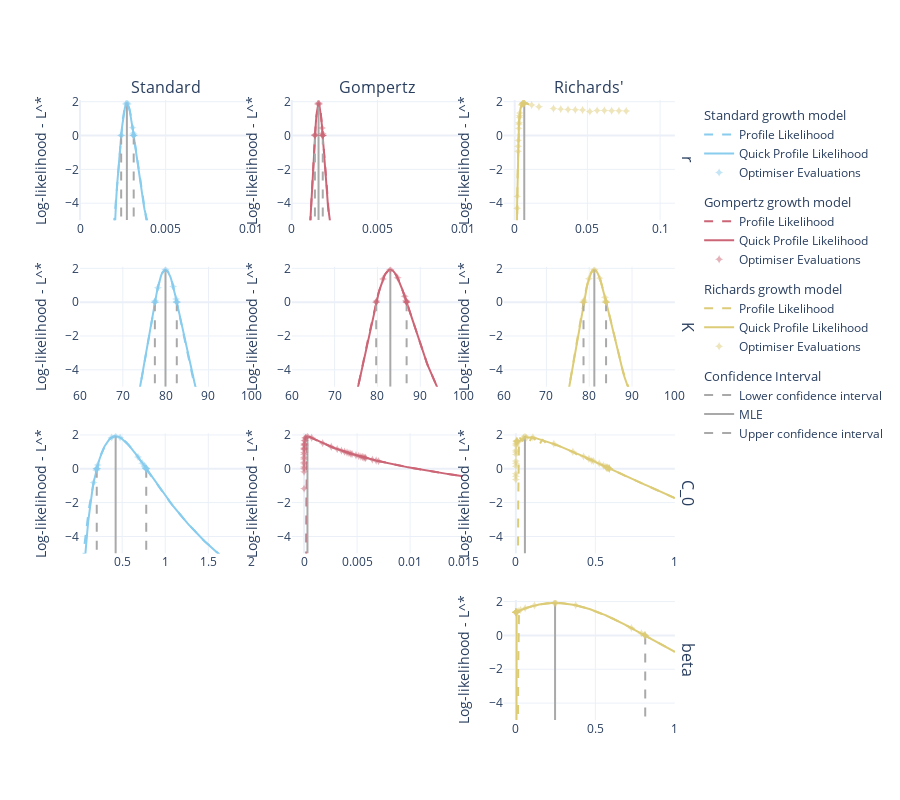
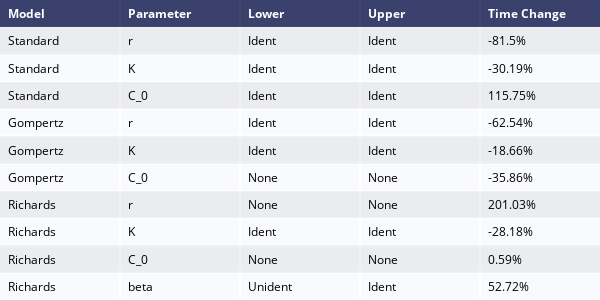

Source (notebook cell) for these figures, in order:
### Code cell
# As we have run the MLE function, this has been set for the start of profile likelihood
opts = {
    # 'optimiser': 'CMAES',
    # 'opt_package': 'pints',
    'method': 'quadratic approx.',
    'max_N_opts': 40,
    'approx shape N': 10,
    'interp': 0,
    'lower_bounds': 0,
    'seed': seed
}
first_l = True
first_MLE = True
first_U = True
fig2 = make_subplots(rows=4, cols=3)
df_ident = pd.DataFrame(columns=["Model", "Parameter", "Lower", "Upper", "Time Change"])
data["PLL"].result = {}
for i_m, data in enumerate(datas):
    print(data['model'])
    data["PLL"].set_options(opts, reset=True)

    if data['model'] == 'Standard':
        names_m = zip(range(0, 3), row_names[:-1])
    elif data['model'] == 'Gompertz':
        names_m = zip(range(0, 3), row_names[:-1])
    else:
        names_m = zip([0, 1, 3, 2], row_names[:])
    data["PLL"].set_param_range(range(0, len(data['bounds'])), bounds=data['bounds'], adapt=False)
    row = 0
    for i_param, param in names_m:
        print("\t", i_param, param)
        row += 1
        timer.reset()
        result = data["PLL"].run(i_param, n_points = 200)
        quick_time = timer.time()
        time_change = (
            quick_time - slow_times[(data['model'], param)]
        )/slow_times[(data['model'], param)]
        time_change = str(round(time_change*100, 2)) + "%"
        identifiability = data["PLL"].result[i_param]['identifiabilty']
        df_ident.loc[len(df_ident.index)] = [
            data['model'], param, identifiability[0], identifiability[1],
            time_change
        ]
        fig2.add_trace(
            go.Scatter(
                name= "Quick Profile Likelihood",
                x=result[0],
                y=result[1],
                mode='lines',
                line=dict(color=disc_col_scale[i_m]),
                showlegend=i_param==0,
                legendgroup=data["model"],
                legendgrouptitle=dict(
                    text=data["model"]+" growth model"
                )
            ), row=row, col=i_m+1
        )
        x_CI, LL_CI, _ = data["PLL"].result[i_param]['CI']
        if identifiability[0]=='Ident':
            fig2.add_trace(
                go.Scatter(
                    name= "Lower confidence interval",
                    x=[x_CI[0], x_CI[0]],
                    y=[LL_CI[0], -5],  # min(result[1, np.isfinite(result[1])])],
                    mode='lines',
                    line=dict(color='darkgrey', dash='dash'),
                    showlegend=first_l,
                    legendgroup="CI",
                    legendgrouptitle=dict(
                        text="Confidence Interval"
                    )
                ), row=row, col=i_m+1
            )
            first_l = False
        fig2.add_trace(
            go.Scatter(
                name= "MLE",
                x=[x_CI[1], x_CI[1]],
                y=[LL_CI[1], -5],   # min(result[1, np.isfinite(result[1])])],
                mode='lines',
                line=dict(color='darkgrey'),
                showlegend=first_MLE,
                legendgroup="CI",
                legendgrouptitle=dict(
                    text="Confidence Interval"
                )
            ), row=row, col=i_m+1
        )
        first_MLE = False
        if identifiability[1]=='Ident':
            fig2.add_trace(
                go.Scatter(
                    name= "Upper confidence interval",
                    x=[x_CI[2], x_CI[2]],
                    y=[LL_CI[2], -5],   # min(result[1, np.isfinite(result[1])])],
                    mode='lines',
                    line=dict(color='darkgrey', dash='dash'),
                    showlegend=first_U,
                    legendgroup="CI",
                    legendgrouptitle=dict(
                    # k=2, w=weights, s=5e-2*len(weights)
                        text="Confidence Interval"
                    )
                ), row=row, col=i_m+1
            )
            first_U = False
        optimiser_points = data["PLL"].result[i_param]['opt points']
        fig2.add_trace(
            go.Scatter(
                name='Optimiser Evaluations',
                x=optimiser_points[0],
                y=optimiser_points[1],
                mode='markers',
                marker=dict(
                    color=disc_col_scale[i_m],
                    symbol="star-diamond",
                    opacity=0.5
                ),
                showlegend=i_param==0,
                legendgroup=data["model"],
            ), row=row, col=i_m+1
        )
fig = go.Figure(data = fig1.data + fig2.data).set_subplots(
    4, 3, column_titles=col_names , row_titles=row_names
)
fig.update_yaxes(range=[-5, 2.1], title = "Log-likelihood - L^*")
fig.update_layout(
    template='plotly_white',
    width=900,
    height=800,
)
fig.write_image(image_file+"/Log_Growth_PLL_QPLL.svg")
fig.show()

df_ident.replace(['Ident', 'Unident', None], ['Identifiable', 'Unidentible', 'Unknown'])
fig3 = ff.create_table(df_ident)
fig3.update_layout(
    width=600,
    height=300,
)
fig3.write_image(image_file+"/Log_Growth_QPLL_Table.svg")
fig3.show()

### Figure 1 — Plotly figure (JSON) as saved in the notebook; plotly's stock layout.template omitted (floating-point values rounded to 4 significant figures; data arrays with more than 128 entries replaced by an {"elided": "..."} marker saying what was removed)
{"data": [{"legendgroup": "Standard", "legendgrouptitle": {"text": "Standard growth model"}, "line": {"color": "rgb(136, 204, 238)", "dash": "dash"}, "mode": "lines", "name": "Profile Likelihood", "showlegend": true, "type": "scatter", "x": {"elided": "200 float values"}, "xaxis": "x", "y": {"elided": "200 float values"}, "yaxis": "y"}, {"legendgroup": "Standard", "legendgrouptitle": {"text": "Standard growth model"}, "line": {"color": "rgb(136, 204, 238)", "dash": "dash"}, "mode": "lines", "name": "Profile Likelihood", "showlegend": false, "type": "scatter", "x": {"elided": "200 float values"}, "xaxis": "x4", "y": {"elided": "200 float values"}, "yaxis": "y4"}, {"legendgroup": "Standard", "legendgrouptitle": {"text": "Standard growth model"}, "line": {"color": "rgb(136, 204, 238)", "dash": "dash"}, "mode": "lines", "name": "Profile Likelihood", "showlegend": false, "type": "scatter", "x": {"elided": "200 float values"}, "xaxis": "x7", "y": {"elided": "200 float values"}, "yaxis": "y7"}, {"legendgroup": "Gompertz", "legendgrouptitle": {"text": "Gompertz growth model"}, "line": {"color": "rgb(204, 102, 119)", "dash": "dash"}, "mode": "lines", "name": "Profile Likelihood", "showlegend": true, "type": "scatter", "x": {"elided": "200 float values"}, "xaxis": "x2", "y": {"elided": "200 float values"}, "yaxis": "y2"}, {"legendgroup": "Gompertz", "legendgrouptitle": {"text": "Gompertz growth model"}, "line": {"color": "rgb(204, 102, 119)", "dash": "dash"}, "mode": "lines", "name": "Profile Likelihood", "showlegend": false, "type": "scatter", "x": {"elided": "200 float values"}, "xaxis": "x5", "y": {"elided": "200 float values"}, "yaxis": "y5"}, {"legendgroup": "Gompertz", "legendgrouptitle": {"text": "Gompertz growth model"}, "line": {"color": "rgb(204, 102, 119)", "dash": "dash"}, "mode": "lines", "name": "Profile Likelihood", "showlegend": false, "type": "scatter", "x": {"elided": "200 float values"}, "xaxis": "x8", "y": {"elided": "200 float values"}, "yaxis": "y8"}, {"legendgroup": "Richards", "legendgrouptitle": {"text": "Richards growth model"}, "line": {"color": "rgb(221, 204, 119)", "dash": "dash"}, "mode": "lines", "name": "Profile Likelihood", "showlegend": true, "type": "scatter", "x": {"elided": "200 float values"}, "xaxis": "x3", "y": {"elided": "200 float values"}, "yaxis": "y3"}, {"legendgroup": "Richards", "legendgrouptitle": {"text": "Richards growth model"}, "line": {"color": "rgb(221, 204, 119)", "dash": "dash"}, "mode": "lines", "name": "Profile Likelihood", "showlegend": false, "type": "scatter", "x": {"elided": "200 float values"}, "xaxis": "x6", "y": {"elided": "200 float values"}, "yaxis": "y6"}, {"legendgroup": "Richards", "legendgrouptitle": {"text": "Richards growth model"}, "line": {"color": "rgb(221, 204, 119)", "dash": "dash"}, "mode": "lines", "name": "Profile Likelihood", "showlegend": false, "type": "scatter", "x": {"elided": "200 float values"}, "xaxis": "x9", "y": {"elided": "200 float values"}, "yaxis": "y9"}, {"legendgroup": "Richards", "legendgrouptitle": {"text": "Richards growth model"}, "line": {"color": "rgb(221, 204, 119)", "dash": "dash"}, "mode": "lines", "name": "Profile Likelihood", "showlegend": false, "type": "scatter", "x": {"elided": "200 float values"}, "xaxis": "x12", "y": {"elided": "200 float values"}, "yaxis": "y12"}, {"legendgroup": "Standard", "legendgrouptitle": {"text": "Standard growth model"}, "line": {"color": "rgb(136, 204, 238)"}, "mode": "lines", "name": "Quick Profile Likelihood", "showlegend": true, "type": "scatter", "x": {"elided": "200 float values"}, "xaxis": "x", "y": {"elided": "200 float values"}, "yaxis": "y"}, {"legendgroup": "CI", "legendgrouptitle": {"text": "Confidence Interval"}, "line": {"color": "darkgrey", "dash": "dash"}, "mode": "lines", "name": "Lower confidence interval", "showlegend": true, "type": "scatter", "x": [0.002403, 0.002403], "xaxis": "x", "y": [0.0005044, -5], "yaxis": "y"}, {"legendgroup": "CI", "legendgrouptitle": {"text": "Confidence Interval"}, "line": {"color": "darkgrey"}, "mode": "lines", "name": "MLE", "showlegend": true, "type": "scatter", "x": [0.002737, 0.002737], "xaxis": "x", "y": [1.92, -5], "yaxis": "y"}, {"legendgroup": "CI", "legendgrouptitle": {"text": "Confidence Interval"}, "line": {"color": "darkgrey", "dash": "dash"}, "mode": "lines", "name": "Upper confidence interval", "showlegend": true, "type": "scatter", "x": [0.003134, 0.003134], "xaxis": "x", "y": [0.0003102, -5], "yaxis": "y"}, {"legendgroup": "Standard", "marker": {"color": "rgb(136, 204, 238)", "opacity": 0.5, "symbol": "star-diamond"}, "mode": "markers", "name": "Optimiser Evaluations", "showlegend": true, "type": "scatter", "x": [0.002403, 0.002405, 0.002678, 0.002737, 0.002797, 0.00307, 0.003116, 0.003129, 0.003133, 0.003134, 0.003134, 0.003134], "xaxis": "x", "y": [0.0005044, 0.02159, 1.859, 1.92, 1.859, 0.4678, 0.1333, 0.03919, 0.0116, 0.003477, 0.00104, 0.0003102], "yaxis": "y"}, {"legendgroup": "Standard", "legendgrouptitle": {"text": "Standard growth model"}, "line": {"color": "rgb(136, 204, 238)"}, "mode": "lines", "name": "Quick Profile Likelihood", "showlegend": false, "type": "scatter", "x": {"elided": "200 float values"}, "xaxis": "x4", "y": {"elided": "200 float values"}, "yaxis": "y4"}, {"legendgroup": "CI", "legendgrouptitle": {"text": "Confidence Interval"}, "line": {"color": "darkgrey", "dash": "dash"}, "mode": "lines", "name": "Lower confidence interval", "showlegend": false, "type": "scatter", "x": [77.48, 77.48], "xaxis": "x4", "y": [0.0001162, -5], "yaxis": "y4"}, {"legendgroup": "CI", "legendgrouptitle": {"text": "Confidence Interval"}, "line": {"color": "darkgrey"}, "mode": "lines", "name": "MLE", "showlegend": false, "type": "scatter", "x": [79.96, 79.96], "xaxis": "x4", "y": [1.92, -5], "yaxis": "y4"}, {"legendgroup": "CI", "legendgrouptitle": {"text": "Confidence Interval"}, "line": {"color": "darkgrey", "dash": "dash"}, "mode": "lines", "name": "Upper confidence interval", "showlegend": false, "type": "scatter", "x": [82.6, 82.6], "xaxis": "x4", "y": [0.0003595, -5], "yaxis": "y4"}, {"legendgroup": "Standard", "marker": {"color": "rgb(136, 204, 238)", "opacity": 0.5, "symbol": "star-diamond"}, "mode": "markers", "name": "Optimiser Evaluations", "showlegend": false, "type": "scatter", "x": [77.48, 77.48, 77.49, 77.55, 78.18, 79.96, 81.75, 82.44, 82.57, 82.59, 82.6, 82.6], "xaxis": "x4", "y": [0.0001162, 0.001075, 0.01, 0.09176, 0.8571, 1.92, 0.9328, 0.1837, 0.03805, 0.007998, 0.00169, 0.0003595], "yaxis": "y4"}, {"legendgroup": "Standard", "legendgrouptitle": {"text": "Standard growth model"}, "line": {"color": "rgb(136, 204, 238)"}, "mode": "lines", "name": "Quick Profile Likelihood", "showlegend": false, "type": "scatter", "x": {"elided": "200 float values"}, "xaxis": "x7", "y": {"elided": "200 float values"}, "yaxis": "y7"}, {"legendgroup": "CI", "legendgrouptitle": {"text": "Confidence Interval"}, "line": {"color": "darkgrey", "dash": "dash"}, "mode": "lines", "name": "Lower confidence interval", "showlegend": false, "type": "scatter", "x": [0.2046, 0.2046], "xaxis": "x7", "y": [0.0007991, -5], "yaxis": "y7"}, {"legendgroup": "CI", "legendgrouptitle": {"text": "Confidence Interval"}, "line": {"color": "darkgrey"}, "mode": "lines", "name": "MLE", "showlegend": false, "type": "scatter", "x": [0.424, 0.424], "xaxis": "x7", "y": [1.92, -5], "yaxis": "y7"}, {"legendgroup": "CI", "legendgrouptitle": {"text": "Confidence Interval"}, "line": {"color": "darkgrey", "dash": "dash"}, "mode": "lines", "name": "Upper confidence interval", "showlegend": false, "type": "scatter", "x": [0.7794, 0.7794], "xaxis": "x7", "y": [0.0008114, -5], "yaxis": "y7"}, {"legendgroup": "Standard", "marker": {"color": "rgb(136, 204, 238)", "opacity": 0.5, "symbol": "star-diamond"}, "mode": "markers", "name": "Optimiser Evaluations", "showlegend": false, "type": "scatter", "x": [0.1678, 0.2002, 0.2039, 0.2044, 0.2046, 0.2048, 0.2062, 0.2161, 0.378, 0.424, 0.4755, 0.6843, 0.7346, 0.7589, 0.7698, 0.775, 0.7774, 0.7785, 0.779, 0.7793, 0.7794], "xaxis": "x7", "y": [-0.814, -0.08638, -0.01281, -0.002008, 0.0007991, 0.005047, 0.03236, 0.2205, 1.854, 1.92, 1.85, 0.6994, 0.3338, 0.1532, 0.07235, 0.03408, 0.01613, 0.007633, 0.003616, 0.001713, 0.0008114], "yaxis": "y7"}, {"legendgroup": "Gompertz", "legendgrouptitle": {"text": "Gompertz growth model"}, "line": {"color": "rgb(204, 102, 119)"}, "mode": "lines", "name": "Quick Profile Likelihood", "showlegend": true, "type": "scatter", "x": {"elided": "200 float values"}, "xaxis": "x2", "y": {"elided": "200 float values"}, "yaxis": "y2"}, {"legendgroup": "CI", "legendgrouptitle": {"text": "Confidence Interval"}, "line": {"color": "darkgrey", "dash": "dash"}, "mode": "lines", "name": "Lower confidence interval", "showlegend": false, "type": "scatter", "x": [0.001351, 0.001351], "xaxis": "x2", "y": [0.0005822, -5], "yaxis": "y2"}, {"legendgroup": "CI", "legendgrouptitle": {"text": "Confidence Interval"}, "line": {"color": "darkgrey"}, "mode": "lines", "name": "MLE", "showlegend": false, "type": "scatter", "x": [0.001563, 0.001563], "xaxis": "x2", "y": [1.92, -5], "yaxis": "y2"}, {"legendgroup": "CI", "legendgrouptitle": {"text": "Confidence Interval"}, "line": {"color": "darkgrey", "dash": "dash"}, "mode": "lines", "name": "Upper confidence interval", "showlegend": false, "type": "scatter", "x": [0.001809, 0.001809], "xaxis": "x2", "y": [0.0007057, -5], "yaxis": "y2"}, {"legendgroup": "Gompertz", "marker": {"color": "rgb(204, 102, 119)", "opacity": 0.5, "symbol": "star-diamond"}, "mode": "markers", "name": "Optimiser Evaluations", "showlegend": true, "type": "scatter", "x": [0.001351, 0.001351, 0.001354, 0.001527, 0.001563, 0.0016, 0.001772, 0.001799, 0.001807, 0.001809, 0.001809, 0.001809], "xaxis": "x2", "y": [0.0005822, 0.002041, 0.06142, 1.862, 1.92, 1.861, 0.443, 0.1185, 0.03273, 0.00913, 0.00255, 0.0007057], "yaxis": "y2"}, {"legendgroup": "Gompertz", "legendgrouptitle": {"text": "Gompertz growth model"}, "line": {"color": "rgb(204, 102, 119)"}, "mode": "lines", "name": "Quick Profile Likelihood", "showlegend": false, "type": "scatter", "x": {"elided": "200 float values"}, "xaxis": "x5", "y": {"elided": "200 float values"}, "yaxis": "y5"}, {"legendgroup": "CI", "legendgrouptitle": {"text": "Confidence Interval"}, "line": {"color": "darkgrey", "dash": "dash"}, "mode": "lines", "name": "Lower confidence interval", "showlegend": false, "type": "scatter", "x": [79.71, 79.71], "xaxis": "x5", "y": [-0.0001957, -5], "yaxis": "y5"}, {"legendgroup": "CI", "legendgrouptitle": {"text": "Confidence Interval"}, "line": {"color": "darkgrey"}, "mode": "lines", "name": "MLE", "showlegend": false, "type": "scatter", "x": [83.01, 83.01], "xaxis": "x5", "y": [1.92, -5], "yaxis": "y5"}, {"legendgroup": "CI", "legendgrouptitle": {"text": "Confidence Interval"}, "line": {"color": "darkgrey", "dash": "dash"}, "mode": "lines", "name": "Upper confidence interval", "showlegend": false, "type": "scatter", "x": [86.81, 86.81], "xaxis": "x5", "y": [0.0008793, -5], "yaxis": "y5"}, {"legendgroup": "Gompertz", "marker": {"color": "rgb(204, 102, 119)", "opacity": 0.5, "symbol": "star-diamond"}, "mode": "markers", "name": "Optimiser Evaluations", "showlegend": false, "type": "scatter", "x": [79.71, 79.72, 79.78, 81.31, 83.01, 84.71, 86.36, 86.7, 86.78, 86.81, 86.81, 86.81], "xaxis": "x5", "y": [-0.0001957, 0.003496, 0.06875, 1.372, 1.92, 1.44, 0.3548, 0.09372, 0.02533, 0.007153, 0.002245, 0.0008793], "yaxis": "y5"}, {"legendgroup": "Gompertz", "legendgrouptitle": {"text": "Gompertz growth model"}, "line": {"color": "rgb(204, 102, 119)"}, "mode": "lines", "name": "Quick Profile Likelihood", "showlegend": false, "type": "scatter", "x": {"elided": "200 float values"}, "xaxis": "x8", "y": {"elided": "200 float values"}, "yaxis": "y8"}, {"legendgroup": "CI", "legendgrouptitle": {"text": "Confidence Interval"}, "line": {"color": "darkgrey"}, "mode": "lines", "name": "MLE", "showlegend": false, "type": "scatter", "x": [0.0003177, 0.0003177], "xaxis": "x8", "y": [1.92, -5], "yaxis": "y8"}, {"legendgroup": "Gompertz", "marker": {"color": "rgb(204, 102, 119)", "opacity": 0.5, "symbol": "star-diamond"}, "mode": "markers", "name": "Optimiser Evaluations", "showlegend": false, "type": "scatter", "x": [3.93e-08, 5.175e-07, 8.172e-07, 1.035e-06, 1.634e-06, 2.07e-06, 3.269e-06, 4.14e-06, 6.538e-06, 8.279e-06, 1.308e-05, 1.452e-05, 1.656e-05, 2.615e-05, 2.905e-05, 3.312e-05, 5.81e-05, 6.624e-05, 0.0001162, 0.0001325, 0.0003177, 0.0007195, 0.001753, 0.002559, 0.003122, 0.003522, 0.003819, 0.00405, 0.004235, 0.004389, 0.00452, 0.004895, 0.00516, 0.005359, 0.005515, 0.005642, 0.005749, 0.005816, 0.006439, 0.006799, 0.00703], "xaxis": "x8", "y": [-1.171, -0.1815, 0.004976, 0.1023, 0.2918, 0.3901, 0.5802, 0.6781, 0.8655, 0.961, 1.141, 1.182, 1.231, 1.397, 1.433, 1.478, 1.651, 1.687, 1.817, 1.841, 1.92, 1.835, 1.518, 1.3, 1.164, 1.075, 1.011, 0.9639, 0.9268, 0.8967, 0.8715, 0.8017, 0.7541, 0.7193, 0.6925, 0.6709, 0.6531, 0.642, 0.5424, 0.4875, 0.4532], "yaxis": "y8"}, {"legendgroup": "Richards", "legendgrouptitle": {"text": "Richards growth model"}, "line": {"color": "rgb(221, 204, 119)"}, "mode": "lines", "name": "Quick Profile Likelihood", "showlegend": true, "type": "scatter", "x": {"elided": "200 float values"}, "xaxis": "x3", "y": {"elided": "200 float values"}, "yaxis": "y3"}, {"legendgroup": "CI", "legendgrouptitle": {"text": "Confidence Interval"}, "line": {"color": "darkgrey"}, "mode": "lines", "name": "MLE", "showlegend": false, "type": "scatter", "x": [0.006582, 0.006582], "xaxis": "x3", "y": [1.92, -5], "yaxis": "y3"}, {"legendgroup": "Richards", "marker": {"color": "rgb(221, 204, 119)", "opacity": 0.5, "symbol": "star-diamond"}, "mode": "markers", "name": "Optimiser Evaluations", "showlegend": true, "type": "scatter", "x": [0.0008082, 0.0008533, 0.00121, 0.001669, 0.001763, 0.002283, 0.002373, 0.002483, 0.002789, 0.002934, 0.002984, 0.003241, 0.003338, 0.003527, 0.004746, 0.004967, 0.005579, 0.005658, 0.005868, 0.006482, 0.006582, 0.006685, 0.01168, 0.01668, 0.02168, 0.02668, 0.03168, 0.03668, 0.04168, 0.04668, 0.05168, 0.05668, 0.06168, 0.06668, 0.07168, 0.07668, 0.08168, 0.08668, 0.09168, 0.09668, 0.1017], "xaxis": "x3", "y": [-15.42, -14.57, -8.995, -4.295, -3.596, -0.9307, -0.6272, -0.2848, 0.4249, 0.6741, 0.7512, 1.075, 1.172, 1.332, 1.81, 1.843, 1.897, 1.901, 1.91, 1.92, 1.92, 1.92, 1.802, 1.702, -28.34, 1.593, 1.563, 1.539, 1.521, 1.506, 1.424, 1.484, 1.475, 1.469, 1.463, 1.457, -32.59, -32.59, -32.59, -32.59, -32.59], "yaxis": "y3"}, {"legendgroup": "Richards", "legendgrouptitle": {"text": "Richards growth model"}, "line": {"color": "rgb(221, 204, 119)"}, "mode": "lines", "name": "Quick Profile Likelihood", "showlegend": false, "type": "scatter", "x": {"elided": "200 float values"}, "xaxis": "x6", "y": {"elided": "200 float values"}, "yaxis": "y6"}, {"legendgroup": "CI", "legendgrouptitle": {"text": "Confidence Interval"}, "line": {"color": "darkgrey", "dash": "dash"}, "mode": "lines", "name": "Lower confidence interval", "showlegend": false, "type": "scatter", "x": [78.67, 78.67], "xaxis": "x6", "y": [0.0006883, -5], "yaxis": "y6"}, {"legendgroup": "CI", "legendgrouptitle": {"text": "Confidence Interval"}, "line": {"color": "darkgrey"}, "mode": "lines", "name": "MLE", "showlegend": false, "type": "scatter", "x": [81.2, 81.2], "xaxis": "x6", "y": [1.92, -5], "yaxis": "y6"}, {"legendgroup": "CI", "legendgrouptitle": {"text": "Confidence Interval"}, "line": {"color": "darkgrey", "dash": "dash"}, "mode": "lines", "name": "Upper confidence interval", "showlegend": false, "type": "scatter", "x": [83.94, 83.94], "xaxis": "x6", "y": [0.0005993, -5], "yaxis": "y6"}, {"legendgroup": "Richards", "marker": {"color": "rgb(221, 204, 119)", "opacity": 0.5, "symbol": "star-diamond"}, "mode": "markers", "name": "Optimiser Evaluations", "showlegend": false, "type": "scatter", "x": [78.67, 78.67, 78.68, 78.76, 79.92, 81.2, 82.47, 83.67, 83.88, 83.93, 83.94, 83.94, 83.94], "xaxis": "x6", "y": [0.0006883, 0.00159, 0.01121, 0.1212, 1.385, 1.92, 1.422, 0.295, 0.06567, 0.01504, 0.00374, 0.001182, 0.0005993], "yaxis": "y6"}, {"legendgroup": "Richards", "legendgrouptitle": {"text": "Richards growth model"}, "line": {"color": "rgb(221, 204, 119)"}, "mode": "lines", "name": "Quick Profile Likelihood", "showlegend": false, "type": "scatter", "x": {"elided": "200 float values"}, "xaxis": "x9", "y": {"elided": "200 float values"}, "yaxis": "y9"}, {"legendgroup": "CI", "legendgrouptitle": {"text": "Confidence Interval"}, "line": {"color": "darkgrey"}, "mode": "lines", "name": "MLE", "showlegend": false, "type": "scatter", "x": [0.0571, 0.0571], "xaxis": "x9", "y": [1.92, -5], "yaxis": "y9"}, {"legendgroup": "Richards", "marker": {"color": "rgb(221, 204, 119)", "opacity": 0.5, "symbol": "star-diamond"}, "mode": "markers", "name": "Optimiser Evaluations", "showlegend": false, "type": "scatter", "x": [0.0002249, 0.0002754, 0.0003101, 0.0004497, 0.0005508, 0.0006202, 0.0008995, 0.001102, 0.00124, 0.001799, 0.002203, 0.002481, 0.003598, 0.004407, 0.004962, 0.007196, 0.008813, 0.009924, 0.01324, 0.04798, 0.0571, 0.06786, 0.1068, 0.2388, 0.3587, 0.426, 0.4593, 0.4777, 0.4886, 0.5243, 0.551, 0.5651, 0.5708, 0.5732, 0.5744, 0.578, 0.5843, 0.5867, 0.5875, 0.5879, 0.5882], "xaxis": "x9", "y": [-0.631, -0.4444, -0.294, 0.1532, 0.3306, 0.4653, 0.8477, 0.9931, 1.097, 1.361, 1.45, 1.507, 1.617, 1.645, 1.652, 1.636, 1.639, 1.615, 1.563, 1.843, 1.92, 1.84, 1.862, 1.475, 1.009, 0.7319, 0.5899, 0.4817, 0.4639, 0.3098, 0.1939, 0.1152, 0.07136, 0.05201, 0.04313, 0.07613, 0.03747, 0.01997, 0.01479, 0.01274, 0.01204], "yaxis": "y9"}, {"legendgroup": "Richards", "legendgrouptitle": {"text": "Richards growth model"}, "line": {"color": "rgb(221, 204, 119)"}, "mode": "lines", "name": "Quick Profile Likelihood", "showlegend": false, "type": "scatter", "x": {"elided": "200 float values"}, "xaxis": "x12", "y": {"elided": "200 float values"}, "yaxis": "y12"}, {"legendgroup": "CI", "legendgrouptitle": {"text": "Confidence Interval"}, "line": {"color": "darkgrey"}, "mode": "lines", "name": "MLE", "showlegend": false, "type": "scatter", "x": [0.2465, 0.2465], "xaxis": "x12", "y": [1.92, -5], "yaxis": "y12"}, {"legendgroup": "CI", "legendgrouptitle": {"text": "Confidence Interval"}, "line": {"color": "darkgrey", "dash": "dash"}, "mode": "lines", "name": "Upper confidence interval", "showlegend": false, "type": "scatter", "x": [0.8136, 0.8136], "xaxis": "x12", "y": [0.000667, -5], "yaxis": "y12"}, {"legendgroup": "Richards", "marker": {"color": "rgb(221, 204, 119)", "opacity": 0.5, "symbol": "star-diamond"}, "mode": "markers", "name": "Optimiser Evaluations", "showlegend": false, "type": "scatter", "x": [8.924e-07, 1.785e-06, 3.57e-06, 7.139e-06, 1.428e-05, 2.856e-05, 5.711e-05, 0.0001142, 0.0002285, 0.0004569, 0.0009138, 0.001828, 0.003655, 0.00731, 0.01462, 0.02924, 0.05848, 0.117, 0.2412, 0.2465, 0.2521, 0.376, 0.7269, 0.7896, 0.8072, 0.8117, 0.8127, 0.8132, 0.8136], "xaxis": "x12", "y": [1.376, 1.375, 1.376, 1.377, 1.377, 1.376, 1.372, 1.376, 1.373, 1.374, 1.376, 1.377, 1.391, 1.405, 1.438, 1.5, 1.604, 1.772, 1.917, 1.92, 1.916, 1.785, 0.4366, 0.126, 0.03266, 0.007546, 0.00382, 0.002442, 0.000667], "yaxis": "y12"}], "layout": {"annotations": [{"font": {"size": 16}, "showarrow": false, "text": "Standard", "x": 0.1411, "xanchor": "center", "xref": "paper", "y": 1, "yanchor": "bottom", "yref": "paper"}, {"font": {"size": 16}, "showarrow": false, "text": "Gompertz", "x": 0.49, "xanchor": "center", "xref": "paper", "y": 1, "yanchor": "bottom", "yref": "paper"}, {"font": {"size": 16}, "showarrow": false, "text": "Richards'", "x": 0.8389, "xanchor": "center", "xref": "paper", "y": 1, "yanchor": "bottom", "yref": "paper"}, {"font": {"size": 16}, "showarrow": false, "text": "r", "textangle": 90, "x": 0.98, "xanchor": "left", "xref": "paper", "y": 0.9031, "yanchor": "middle", "yref": "paper"}, {"font": {"size": 16}, "showarrow": false, "text": "K", "textangle": 90, "x": 0.98, "xanchor": "left", "xref": "paper", "y": 0.6344, "yanchor": "middle", "yref": "paper"}, {"font": {"size": 16}, "showarrow": false, "text": "C_0", "textangle": 90, "x": 0.98, "xanchor": "left", "xref": "paper", "y": 0.3656, "yanchor": "middle", "yref": "paper"}, {"font": {"size": 16}, "showarrow": false, "text": "beta", "textangle": 90, "x": 0.98, "xanchor": "left", "xref": "paper", "y": 0.09688, "yanchor": "middle", "yref": "paper"}], "height": 800, "width": 900, "xaxis": {"anchor": "y", "domain": [0, 0.2822]}, "xaxis10": {"anchor": "y10", "domain": [0, 0.2822]}, "xaxis11": {"anchor": "y11", "domain": [0.3489, 0.6311]}, "xaxis12": {"anchor": "y12", "domain": [0.6978, 0.98]}, "xaxis2": {"anchor": "y2", "domain": [0.3489, 0.6311]}, "xaxis3": {"anchor": "y3", "domain": [0.6978, 0.98]}, "xaxis4": {"anchor": "y4", "domain": [0, 0.2822]}, "xaxis5": {"anchor": "y5", "domain": [0.3489, 0.6311]}, "xaxis6": {"anchor": "y6", "domain": [0.6978, 0.98]}, "xaxis7": {"anchor": "y7", "domain": [0, 0.2822]}, "xaxis8": {"anchor": "y8", "domain": [0.3489, 0.6311]}, "xaxis9": {"anchor": "y9", "domain": [0.6978, 0.98]}, "yaxis": {"anchor": "x", "domain": [0.8063, 1], "range": [-5, 2.1], "title": {"text": "Log-likelihood - L^*"}}, "yaxis10": {"anchor": "x10", "domain": [0, 0.1938], "range": [-5, 2.1], "title": {"text": "Log-likelihood - L^*"}}, "yaxis11": {"anchor": "x11", "domain": [0, 0.1938], "range": [-5, 2.1], "title": {"text": "Log-likelihood - L^*"}}, "yaxis12": {"anchor": "x12", "domain": [0, 0.1938], "range": [-5, 2.1], "title": {"text": "Log-likelihood - L^*"}}, "yaxis2": {"anchor": "x2", "domain": [0.8063, 1], "range": [-5, 2.1], "title": {"text": "Log-likelihood - L^*"}}, "yaxis3": {"anchor": "x3", "domain": [0.8063, 1], "range": [-5, 2.1], "title": {"text": "Log-likelihood - L^*"}}, "yaxis4": {"anchor": "x4", "domain": [0.5375, 0.7312], "range": [-5, 2.1], "title": {"text": "Log-likelihood - L^*"}}, "yaxis5": {"anchor": "x5", "domain": [0.5375, 0.7312], "range": [-5, 2.1], "title": {"text": "Log-likelihood - L^*"}}, "yaxis6": {"anchor": "x6", "domain": [0.5375, 0.7312], "range": [-5, 2.1], "title": {"text": "Log-likelihood - L^*"}}, "yaxis7": {"anchor": "x7", "domain": [0.2687, 0.4625], "range": [-5, 2.1], "title": {"text": "Log-likelihood - L^*"}}, "yaxis8": {"anchor": "x8", "domain": [0.2687, 0.4625], "range": [-5, 2.1], "title": {"text": "Log-likelihood - L^*"}}, "yaxis9": {"anchor": "x9", "domain": [0.2687, 0.4625], "range": [-5, 2.1], "title": {"text": "Log-likelihood - L^*"}}}}

### Figure 2 — Plotly figure (JSON) as saved in the notebook; plotly's stock layout.template omitted (floating-point values rounded to 4 significant figures)
{"data": [{"colorscale": [[0, "#00083e"], [0.5, "#ededee"], [1, "#ffffff"]], "hoverinfo": "none", "opacity": 0.75, "showscale": false, "type": "heatmap", "z": [[0, 0, 0, 0, 0], [0.5, 0.5, 0.5, 0.5, 0.5], [1, 1, 1, 1, 1], [0.5, 0.5, 0.5, 0.5, 0.5], [1, 1, 1, 1, 1], [0.5, 0.5, 0.5, 0.5, 0.5], [1, 1, 1, 1, 1], [0.5, 0.5, 0.5, 0.5, 0.5], [1, 1, 1, 1, 1], [0.5, 0.5, 0.5, 0.5, 0.5], [1, 1, 1, 1, 1]]}], "layout": {"annotations": [{"align": "left", "font": {"color": "#ffffff"}, "showarrow": false, "text": "<b>Model</b>", "x": -0.45, "xanchor": "left", "xref": "x", "y": 0, "yref": "y"}, {"align": "left", "font": {"color": "#ffffff"}, "showarrow": false, "text": "<b>Parameter</b>", "x": 0.55, "xanchor": "left", "xref": "x", "y": 0, "yref": "y"}, {"align": "left", "font": {"color": "#ffffff"}, "showarrow": false, "text": "<b>Lower</b>", "x": 1.55, "xanchor": "left", "xref": "x", "y": 0, "yref": "y"}, {"align": "left", "font": {"color": "#ffffff"}, "showarrow": false, "text": "<b>Upper</b>", "x": 2.55, "xanchor": "left", "xref": "x", "y": 0, "yref": "y"}, {"align": "left", "font": {"color": "#ffffff"}, "showarrow": false, "text": "<b>Time Change</b>", "x": 3.55, "xanchor": "left", "xref": "x", "y": 0, "yref": "y"}, {"align": "left", "font": {"color": "#000000"}, "showarrow": false, "text": "Standard", "x": -0.45, "xanchor": "left", "xref": "x", "y": 1, "yref": "y"}, {"align": "left", "font": {"color": "#000000"}, "showarrow": false, "text": "r", "x": 0.55, "xanchor": "left", "xref": "x", "y": 1, "yref": "y"}, {"align": "left", "font": {"color": "#000000"}, "showarrow": false, "text": "Ident", "x": 1.55, "xanchor": "left", "xref": "x", "y": 1, "yref": "y"}, {"align": "left", "font": {"color": "#000000"}, "showarrow": false, "text": "Ident", "x": 2.55, "xanchor": "left", "xref": "x", "y": 1, "yref": "y"}, {"align": "left", "font": {"color": "#000000"}, "showarrow": false, "text": "-81.5%", "x": 3.55, "xanchor": "left", "xref": "x", "y": 1, "yref": "y"}, {"align": "left", "font": {"color": "#000000"}, "showarrow": false, "text": "Standard", "x": -0.45, "xanchor": "left", "xref": "x", "y": 2, "yref": "y"}, {"align": "left", "font": {"color": "#000000"}, "showarrow": false, "text": "K", "x": 0.55, "xanchor": "left", "xref": "x", "y": 2, "yref": "y"}, {"align": "left", "font": {"color": "#000000"}, "showarrow": false, "text": "Ident", "x": 1.55, "xanchor": "left", "xref": "x", "y": 2, "yref": "y"}, {"align": "left", "font": {"color": "#000000"}, "showarrow": false, "text": "Ident", "x": 2.55, "xanchor": "left", "xref": "x", "y": 2, "yref": "y"}, {"align": "left", "font": {"color": "#000000"}, "showarrow": false, "text": "-30.19%", "x": 3.55, "xanchor": "left", "xref": "x", "y": 2, "yref": "y"}, {"align": "left", "font": {"color": "#000000"}, "showarrow": false, "text": "Standard", "x": -0.45, "xanchor": "left", "xref": "x", "y": 3, "yref": "y"}, {"align": "left", "font": {"color": "#000000"}, "showarrow": false, "text": "C_0", "x": 0.55, "xanchor": "left", "xref": "x", "y": 3, "yref": "y"}, {"align": "left", "font": {"color": "#000000"}, "showarrow": false, "text": "Ident", "x": 1.55, "xanchor": "left", "xref": "x", "y": 3, "yref": "y"}, {"align": "left", "font": {"color": "#000000"}, "showarrow": false, "text": "Ident", "x": 2.55, "xanchor": "left", "xref": "x", "y": 3, "yref": "y"}, {"align": "left", "font": {"color": "#000000"}, "showarrow": false, "text": "115.75%", "x": 3.55, "xanchor": "left", "xref": "x", "y": 3, "yref": "y"}, {"align": "left", "font": {"color": "#000000"}, "showarrow": false, "text": "Gompertz", "x": -0.45, "xanchor": "left", "xref": "x", "y": 4, "yref": "y"}, {"align": "left", "font": {"color": "#000000"}, "showarrow": false, "text": "r", "x": 0.55, "xanchor": "left", "xref": "x", "y": 4, "yref": "y"}, {"align": "left", "font": {"color": "#000000"}, "showarrow": false, "text": "Ident", "x": 1.55, "xanchor": "left", "xref": "x", "y": 4, "yref": "y"}, {"align": "left", "font": {"color": "#000000"}, "showarrow": false, "text": "Ident", "x": 2.55, "xanchor": "left", "xref": "x", "y": 4, "yref": "y"}, {"align": "left", "font": {"color": "#000000"}, "showarrow": false, "text": "-62.54%", "x": 3.55, "xanchor": "left", "xref": "x", "y": 4, "yref": "y"}, {"align": "left", "font": {"color": "#000000"}, "showarrow": false, "text": "Gompertz", "x": -0.45, "xanchor": "left", "xref": "x", "y": 5, "yref": "y"}, {"align": "left", "font": {"color": "#000000"}, "showarrow": false, "text": "K", "x": 0.55, "xanchor": "left", "xref": "x", "y": 5, "yref": "y"}, {"align": "left", "font": {"color": "#000000"}, "showarrow": false, "text": "Ident", "x": 1.55, "xanchor": "left", "xref": "x", "y": 5, "yref": "y"}, {"align": "left", "font": {"color": "#000000"}, "showarrow": false, "text": "Ident", "x": 2.55, "xanchor": "left", "xref": "x", "y": 5, "yref": "y"}, {"align": "left", "font": {"color": "#000000"}, "showarrow": false, "text": "-18.66%", "x": 3.55, "xanchor": "left", "xref": "x", "y": 5, "yref": "y"}, {"align": "left", "font": {"color": "#000000"}, "showarrow": false, "text": "Gompertz", "x": -0.45, "xanchor": "left", "xref": "x", "y": 6, "yref": "y"}, {"align": "left", "font": {"color": "#000000"}, "showarrow": false, "text": "C_0", "x": 0.55, "xanchor": "left", "xref": "x", "y": 6, "yref": "y"}, {"align": "left", "font": {"color": "#000000"}, "showarrow": false, "text": "None", "x": 1.55, "xanchor": "left", "xref": "x", "y": 6, "yref": "y"}, {"align": "left", "font": {"color": "#000000"}, "showarrow": false, "text": "None", "x": 2.55, "xanchor": "left", "xref": "x", "y": 6, "yref": "y"}, {"align": "left", "font": {"color": "#000000"}, "showarrow": false, "text": "-35.86%", "x": 3.55, "xanchor": "left", "xref": "x", "y": 6, "yref": "y"}, {"align": "left", "font": {"color": "#000000"}, "showarrow": false, "text": "Richards", "x": -0.45, "xanchor": "left", "xref": "x", "y": 7, "yref": "y"}, {"align": "left", "font": {"color": "#000000"}, "showarrow": false, "text": "r", "x": 0.55, "xanchor": "left", "xref": "x", "y": 7, "yref": "y"}, {"align": "left", "font": {"color": "#000000"}, "showarrow": false, "text": "None", "x": 1.55, "xanchor": "left", "xref": "x", "y": 7, "yref": "y"}, {"align": "left", "font": {"color": "#000000"}, "showarrow": false, "text": "None", "x": 2.55, "xanchor": "left", "xref": "x", "y": 7, "yref": "y"}, {"align": "left", "font": {"color": "#000000"}, "showarrow": false, "text": "201.03%", "x": 3.55, "xanchor": "left", "xref": "x", "y": 7, "yref": "y"}, {"align": "left", "font": {"color": "#000000"}, "showarrow": false, "text": "Richards", "x": -0.45, "xanchor": "left", "xref": "x", "y": 8, "yref": "y"}, {"align": "left", "font": {"color": "#000000"}, "showarrow": false, "text": "K", "x": 0.55, "xanchor": "left", "xref": "x", "y": 8, "yref": "y"}, {"align": "left", "font": {"color": "#000000"}, "showarrow": false, "text": "Ident", "x": 1.55, "xanchor": "left", "xref": "x", "y": 8, "yref": "y"}, {"align": "left", "font": {"color": "#000000"}, "showarrow": false, "text": "Ident", "x": 2.55, "xanchor": "left", "xref": "x", "y": 8, "yref": "y"}, {"align": "left", "font": {"color": "#000000"}, "showarrow": false, "text": "-28.18%", "x": 3.55, "xanchor": "left", "xref": "x", "y": 8, "yref": "y"}, {"align": "left", "font": {"color": "#000000"}, "showarrow": false, "text": "Richards", "x": -0.45, "xanchor": "left", "xref": "x", "y": 9, "yref": "y"}, {"align": "left", "font": {"color": "#000000"}, "showarrow": false, "text": "C_0", "x": 0.55, "xanchor": "left", "xref": "x", "y": 9, "yref": "y"}, {"align": "left", "font": {"color": "#000000"}, "showarrow": false, "text": "None", "x": 1.55, "xanchor": "left", "xref": "x", "y": 9, "yref": "y"}, {"align": "left", "font": {"color": "#000000"}, "showarrow": false, "text": "None", "x": 2.55, "xanchor": "left", "xref": "x", "y": 9, "yref": "y"}, {"align": "left", "font": {"color": "#000000"}, "showarrow": false, "text": "0.59%", "x": 3.55, "xanchor": "left", "xref": "x", "y": 9, "yref": "y"}, {"align": "left", "font": {"color": "#000000"}, "showarrow": false, "text": "Richards", "x": -0.45, "xanchor": "left", "xref": "x", "y": 10, "yref": "y"}, {"align": "left", "font": {"color": "#000000"}, "showarrow": false, "text": "beta", "x": 0.55, "xanchor": "left", "xref": "x", "y": 10, "yref": "y"}, {"align": "left", "font": {"color": "#000000"}, "showarrow": false, "text": "Unident", "x": 1.55, "xanchor": "left", "xref": "x", "y": 10, "yref": "y"}, {"align": "left", "font": {"color": "#000000"}, "showarrow": false, "text": "Ident", "x": 2.55, "xanchor": "left", "xref": "x", "y": 10, "yref": "y"}, {"align": "left", "font": {"color": "#000000"}, "showarrow": false, "text": "52.72%", "x": 3.55, "xanchor": "left", "xref": "x", "y": 10, "yref": "y"}], "height": 300, "margin": {"b": 0, "l": 0, "r": 0, "t": 0}, "width": 600, "xaxis": {"dtick": 1, "gridwidth": 2, "showticklabels": false, "tick0": -0.5, "ticks": "", "zeroline": false}, "yaxis": {"autorange": "reversed", "dtick": 1, "gridwidth": 2, "showticklabels": false, "tick0": 0.5, "ticks": "", "zeroline": false}}}
